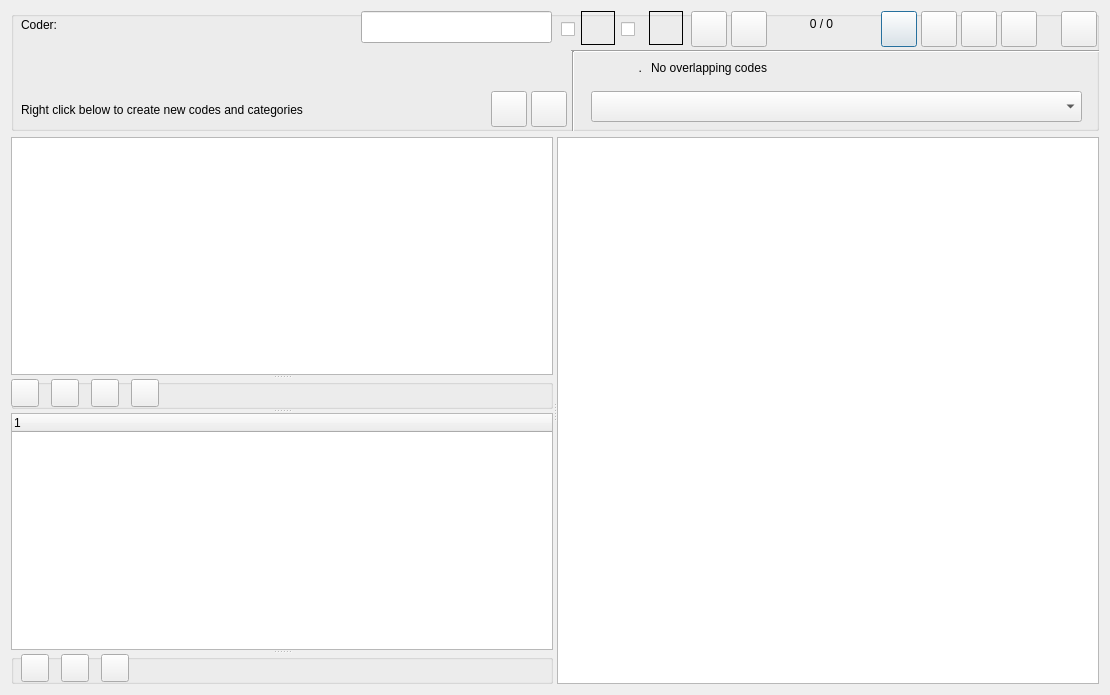
<?xml version="1.0" encoding="UTF-8"?>
<ui version="4.0">
 <class>Dialog_code_text</class>
 <widget class="QDialog" name="Dialog_code_text">
  <property name="geometry">
   <rect>
    <x>0</x>
    <y>0</y>
    <width>1110</width>
    <height>695</height>
   </rect>
  </property>
  <property name="windowTitle">
   <string>Code Text</string>
  </property>
  <layout class="QGridLayout" name="gridLayout">
   <item row="0" column="0">
    <widget class="QGroupBox" name="groupBox">
     <property name="minimumSize">
      <size>
       <width>0</width>
       <height>120</height>
      </size>
     </property>
     <property name="maximumSize">
      <size>
       <width>16777215</width>
       <height>120</height>
      </size>
     </property>
     <property name="title">
      <string/>
     </property>
     <widget class="QPushButton" name="pushButton_auto_code">
      <property name="geometry">
       <rect>
        <x>870</x>
        <y>0</y>
        <width>36</width>
        <height>36</height>
       </rect>
      </property>
      <property name="toolTip">
       <string>&lt;html&gt;&lt;head/&gt;&lt;body&gt;&lt;p&gt;Auto code with exact text&lt;/p&gt;&lt;/body&gt;&lt;/html&gt;</string>
      </property>
      <property name="text">
       <string/>
      </property>
     </widget>
     <widget class="QLabel" name="label_coder">
      <property name="geometry">
       <rect>
        <x>10</x>
        <y>0</y>
        <width>281</width>
        <height>28</height>
       </rect>
      </property>
      <property name="text">
       <string>Coder:</string>
      </property>
     </widget>
     <widget class="QLabel" name="label_code">
      <property name="geometry">
       <rect>
        <x>10</x>
        <y>83</y>
        <width>461</width>
        <height>31</height>
       </rect>
      </property>
      <property name="text">
       <string>Right click below to create new codes and categories</string>
      </property>
      <property name="wordWrap">
       <bool>true</bool>
      </property>
     </widget>
     <widget class="QLineEdit" name="lineEdit_search">
      <property name="geometry">
       <rect>
        <x>350</x>
        <y>0</y>
        <width>191</width>
        <height>32</height>
       </rect>
      </property>
      <property name="toolTip">
       <string>&lt;html&gt;&lt;head/&gt;&lt;body&gt;&lt;p&gt;Search for text.&lt;/p&gt;&lt;p&gt;check &lt;span style=&quot; font-weight:600;&quot;&gt;Case sensitive&lt;/span&gt; for case sensitive search&lt;/p&gt;&lt;p&gt;check &lt;span style=&quot; font-weight:600;&quot;&gt;All files&lt;/span&gt; for searching all files search&lt;/p&gt;&lt;/body&gt;&lt;/html&gt;</string>
      </property>
     </widget>
     <widget class="QCheckBox" name="checkBox_search_case">
      <property name="geometry">
       <rect>
        <x>550</x>
        <y>0</y>
        <width>21</width>
        <height>36</height>
       </rect>
      </property>
      <property name="toolTip">
       <string>&lt;html&gt;&lt;head/&gt;&lt;body&gt;&lt;p&gt;search case sensitive&lt;/p&gt;&lt;/body&gt;&lt;/html&gt;</string>
      </property>
      <property name="text">
       <string/>
      </property>
     </widget>
     <widget class="QCheckBox" name="checkBox_search_all_files">
      <property name="geometry">
       <rect>
        <x>610</x>
        <y>0</y>
        <width>21</width>
        <height>36</height>
       </rect>
      </property>
      <property name="toolTip">
       <string>&lt;html&gt;&lt;head/&gt;&lt;body&gt;&lt;p&gt;search all files&lt;/p&gt;&lt;/body&gt;&lt;/html&gt;</string>
      </property>
      <property name="text">
       <string/>
      </property>
     </widget>
     <widget class="QLabel" name="label_search_totals">
      <property name="geometry">
       <rect>
        <x>770</x>
        <y>2</y>
        <width>81</width>
        <height>22</height>
       </rect>
      </property>
      <property name="text">
       <string>0 / 0</string>
      </property>
      <property name="alignment">
       <set>Qt::AlignCenter</set>
      </property>
     </widget>
     <widget class="QLabel" name="label_codes_clicked_in_text">
      <property name="geometry">
       <rect>
        <x>640</x>
        <y>46</y>
        <width>431</width>
        <height>22</height>
       </rect>
      </property>
      <property name="text">
       <string>No overlapping codes</string>
      </property>
     </widget>
     <widget class="QLabel" name="label_codes_count">
      <property name="geometry">
       <rect>
        <x>590</x>
        <y>46</y>
        <width>41</width>
        <height>22</height>
       </rect>
      </property>
      <property name="text">
       <string>.</string>
      </property>
      <property name="alignment">
       <set>Qt::AlignRight|Qt::AlignTrailing|Qt::AlignVCenter</set>
      </property>
     </widget>
     <widget class="Line" name="line">
      <property name="geometry">
       <rect>
        <x>560</x>
        <y>30</y>
        <width>531</width>
        <height>20</height>
       </rect>
      </property>
      <property name="orientation">
       <enum>Qt::Horizontal</enum>
      </property>
     </widget>
     <widget class="Line" name="line_2">
      <property name="geometry">
       <rect>
        <x>554</x>
        <y>40</y>
        <width>16</width>
        <height>91</height>
       </rect>
      </property>
      <property name="orientation">
       <enum>Qt::Vertical</enum>
      </property>
     </widget>
     <widget class="QComboBox" name="comboBox_codes_in_text">
      <property name="geometry">
       <rect>
        <x>580</x>
        <y>80</y>
        <width>491</width>
        <height>31</height>
       </rect>
      </property>
     </widget>
     <widget class="QPushButton" name="pushButton_previous">
      <property name="geometry">
       <rect>
        <x>680</x>
        <y>0</y>
        <width>36</width>
        <height>36</height>
       </rect>
      </property>
      <property name="toolTip">
       <string>&lt;html&gt;&lt;head/&gt;&lt;body&gt;&lt;p&gt;Previous&lt;/p&gt;&lt;/body&gt;&lt;/html&gt;</string>
      </property>
      <property name="text">
       <string/>
      </property>
     </widget>
     <widget class="QPushButton" name="pushButton_next">
      <property name="geometry">
       <rect>
        <x>720</x>
        <y>0</y>
        <width>36</width>
        <height>36</height>
       </rect>
      </property>
      <property name="toolTip">
       <string>&lt;html&gt;&lt;head/&gt;&lt;body&gt;&lt;p&gt;Next&lt;/p&gt;&lt;/body&gt;&lt;/html&gt;</string>
      </property>
      <property name="text">
       <string/>
      </property>
     </widget>
     <widget class="QLabel" name="label_search_all_files">
      <property name="geometry">
       <rect>
        <x>638</x>
        <y>0</y>
        <width>34</width>
        <height>34</height>
       </rect>
      </property>
      <property name="toolTip">
       <string>&lt;html&gt;&lt;head/&gt;&lt;body&gt;&lt;p&gt;Search text. All text files.&lt;/p&gt;&lt;/body&gt;&lt;/html&gt;</string>
      </property>
      <property name="autoFillBackground">
       <bool>false</bool>
      </property>
      <property name="frameShape">
       <enum>QFrame::Box</enum>
      </property>
      <property name="text">
       <string/>
      </property>
      <property name="alignment">
       <set>Qt::AlignRight|Qt::AlignTrailing|Qt::AlignVCenter</set>
      </property>
      <property name="wordWrap">
       <bool>true</bool>
      </property>
     </widget>
     <widget class="QLabel" name="label_search_case_sensitive">
      <property name="geometry">
       <rect>
        <x>570</x>
        <y>0</y>
        <width>34</width>
        <height>34</height>
       </rect>
      </property>
      <property name="toolTip">
       <string>&lt;html&gt;&lt;head/&gt;&lt;body&gt;&lt;p&gt;Search text. Case sensitive&lt;/p&gt;&lt;/body&gt;&lt;/html&gt;</string>
      </property>
      <property name="autoFillBackground">
       <bool>false</bool>
      </property>
      <property name="frameShape">
       <enum>QFrame::Box</enum>
      </property>
      <property name="text">
       <string/>
      </property>
      <property name="alignment">
       <set>Qt::AlignRight|Qt::AlignTrailing|Qt::AlignVCenter</set>
      </property>
      <property name="wordWrap">
       <bool>true</bool>
      </property>
     </widget>
     <widget class="QPushButton" name="pushButton_auto_code_frag_this_file">
      <property name="geometry">
       <rect>
        <x>910</x>
        <y>0</y>
        <width>36</width>
        <height>36</height>
       </rect>
      </property>
      <property name="toolTip">
       <string>&lt;html&gt;&lt;head/&gt;&lt;body&gt;&lt;p&gt;Text fragment to auto code sentences. This file.&lt;/p&gt;&lt;/body&gt;&lt;/html&gt;</string>
      </property>
      <property name="text">
       <string/>
      </property>
     </widget>
     <widget class="QPushButton" name="pushButton_auto_code_frag_all_files">
      <property name="geometry">
       <rect>
        <x>950</x>
        <y>0</y>
        <width>36</width>
        <height>36</height>
       </rect>
      </property>
      <property name="toolTip">
       <string>&lt;html&gt;&lt;head/&gt;&lt;body&gt;&lt;p&gt;Text fragment to auto code sentences. All files.&lt;/p&gt;&lt;/body&gt;&lt;/html&gt;</string>
      </property>
      <property name="text">
       <string/>
      </property>
     </widget>
     <widget class="QPushButton" name="pushButton_auto_code_undo">
      <property name="geometry">
       <rect>
        <x>990</x>
        <y>0</y>
        <width>36</width>
        <height>36</height>
       </rect>
      </property>
      <property name="toolTip">
       <string>&lt;html&gt;&lt;head/&gt;&lt;body&gt;&lt;p&gt;Undo auto coding&lt;/p&gt;&lt;/body&gt;&lt;/html&gt;</string>
      </property>
      <property name="text">
       <string/>
      </property>
     </widget>
     <widget class="QPushButton" name="pushButton_delete_all_codes">
      <property name="geometry">
       <rect>
        <x>1050</x>
        <y>0</y>
        <width>36</width>
        <height>36</height>
       </rect>
      </property>
      <property name="toolTip">
       <string>&lt;html&gt;&lt;head/&gt;&lt;body&gt;&lt;p&gt;Delete all codes by this coder from this file&lt;/p&gt;&lt;/body&gt;&lt;/html&gt;</string>
      </property>
      <property name="text">
       <string/>
      </property>
     </widget>
     <widget class="QPushButton" name="pushButton_annotate">
      <property name="geometry">
       <rect>
        <x>480</x>
        <y>80</y>
        <width>36</width>
        <height>36</height>
       </rect>
      </property>
      <property name="toolTip">
       <string>&lt;html&gt;&lt;head/&gt;&lt;body&gt;&lt;p&gt;Annotate selection&lt;/p&gt;&lt;/body&gt;&lt;/html&gt;</string>
      </property>
      <property name="text">
       <string/>
      </property>
     </widget>
     <widget class="QPushButton" name="pushButton_coding_memo">
      <property name="geometry">
       <rect>
        <x>520</x>
        <y>80</y>
        <width>36</width>
        <height>36</height>
       </rect>
      </property>
      <property name="toolTip">
       <string>&lt;html&gt;&lt;head/&gt;&lt;body&gt;&lt;p&gt;Memo for this coded section&lt;/p&gt;&lt;/body&gt;&lt;/html&gt;</string>
      </property>
      <property name="text">
       <string/>
      </property>
     </widget>
    </widget>
   </item>
   <item row="1" column="0">
    <widget class="QSplitter" name="splitter">
     <property name="orientation">
      <enum>Qt::Horizontal</enum>
     </property>
     <widget class="QSplitter" name="leftsplitter">
      <property name="orientation">
       <enum>Qt::Vertical</enum>
      </property>
      <widget class="QListWidget" name="listWidget"/>
      <widget class="QGroupBox" name="groupBox_file_buttons">
       <property name="minimumSize">
        <size>
         <width>0</width>
         <height>30</height>
        </size>
       </property>
       <property name="maximumSize">
        <size>
         <width>16777215</width>
         <height>30</height>
        </size>
       </property>
       <property name="title">
        <string/>
       </property>
       <widget class="QPushButton" name="pushButton_latest">
        <property name="geometry">
         <rect>
          <x>40</x>
          <y>0</y>
          <width>28</width>
          <height>28</height>
         </rect>
        </property>
        <property name="toolTip">
         <string>&lt;html&gt;&lt;head/&gt;&lt;body&gt;&lt;p&gt;File with latest coding&lt;/p&gt;&lt;/body&gt;&lt;/html&gt;</string>
        </property>
        <property name="text">
         <string/>
        </property>
       </widget>
       <widget class="QPushButton" name="pushButton_bookmark_go">
        <property name="geometry">
         <rect>
          <x>80</x>
          <y>0</y>
          <width>28</width>
          <height>28</height>
         </rect>
        </property>
        <property name="toolTip">
         <string>&lt;html&gt;&lt;head/&gt;&lt;body&gt;&lt;p&gt;Go to bookmark&lt;/p&gt;&lt;/body&gt;&lt;/html&gt;</string>
        </property>
        <property name="text">
         <string/>
        </property>
       </widget>
       <widget class="QPushButton" name="pushButton_next_file">
        <property name="geometry">
         <rect>
          <x>0</x>
          <y>0</y>
          <width>28</width>
          <height>28</height>
         </rect>
        </property>
        <property name="toolTip">
         <string>&lt;html&gt;&lt;head/&gt;&lt;body&gt;&lt;p&gt;Next file&lt;/p&gt;&lt;/body&gt;&lt;/html&gt;</string>
        </property>
        <property name="text">
         <string/>
        </property>
       </widget>
       <widget class="QPushButton" name="pushButton_document_memo">
        <property name="geometry">
         <rect>
          <x>120</x>
          <y>0</y>
          <width>28</width>
          <height>28</height>
         </rect>
        </property>
        <property name="toolTip">
         <string>&lt;html&gt;&lt;head/&gt;&lt;body&gt;&lt;p&gt;File memo&lt;/p&gt;&lt;/body&gt;&lt;/html&gt;</string>
        </property>
        <property name="text">
         <string/>
        </property>
       </widget>
      </widget>
      <widget class="QTreeWidget" name="treeWidget">
       <column>
        <property name="text">
         <string notr="true">1</string>
        </property>
       </column>
      </widget>
      <widget class="QGroupBox" name="groupBox_coding_buttons">
       <property name="minimumSize">
        <size>
         <width>0</width>
         <height>30</height>
        </size>
       </property>
       <property name="maximumSize">
        <size>
         <width>16777215</width>
         <height>30</height>
        </size>
       </property>
       <property name="title">
        <string/>
       </property>
       <widget class="QPushButton" name="pushButton_show_all_codings">
        <property name="geometry">
         <rect>
          <x>90</x>
          <y>0</y>
          <width>28</width>
          <height>28</height>
         </rect>
        </property>
        <property name="toolTip">
         <string>&lt;html&gt;&lt;head/&gt;&lt;body&gt;&lt;p&gt;Show all codings&lt;/p&gt;&lt;/body&gt;&lt;/html&gt;</string>
        </property>
        <property name="text">
         <string/>
        </property>
       </widget>
       <widget class="QPushButton" name="pushButton_show_codings_prev">
        <property name="geometry">
         <rect>
          <x>10</x>
          <y>0</y>
          <width>28</width>
          <height>28</height>
         </rect>
        </property>
        <property name="toolTip">
         <string>&lt;html&gt;&lt;head/&gt;&lt;body&gt;&lt;p&gt;Show previous coding of selected code&lt;/p&gt;&lt;/body&gt;&lt;/html&gt;</string>
        </property>
        <property name="text">
         <string/>
        </property>
       </widget>
       <widget class="QPushButton" name="pushButton_show_codings_next">
        <property name="geometry">
         <rect>
          <x>50</x>
          <y>0</y>
          <width>28</width>
          <height>28</height>
         </rect>
        </property>
        <property name="toolTip">
         <string>&lt;html&gt;&lt;head/&gt;&lt;body&gt;&lt;p&gt;Show next coding of selected code.&lt;/p&gt;&lt;/body&gt;&lt;/html&gt;</string>
        </property>
        <property name="text">
         <string/>
        </property>
       </widget>
      </widget>
     </widget>
     <widget class="QTextEdit" name="textEdit"/>
    </widget>
   </item>
  </layout>
 </widget>
 <tabstops>
  <tabstop>lineEdit_search</tabstop>
  <tabstop>pushButton_previous</tabstop>
  <tabstop>pushButton_next</tabstop>
  <tabstop>checkBox_search_case</tabstop>
  <tabstop>checkBox_search_all_files</tabstop>
  <tabstop>pushButton_auto_code</tabstop>
  <tabstop>comboBox_codes_in_text</tabstop>
  <tabstop>textEdit</tabstop>
 </tabstops>
 <resources/>
 <connections/>
</ui>
